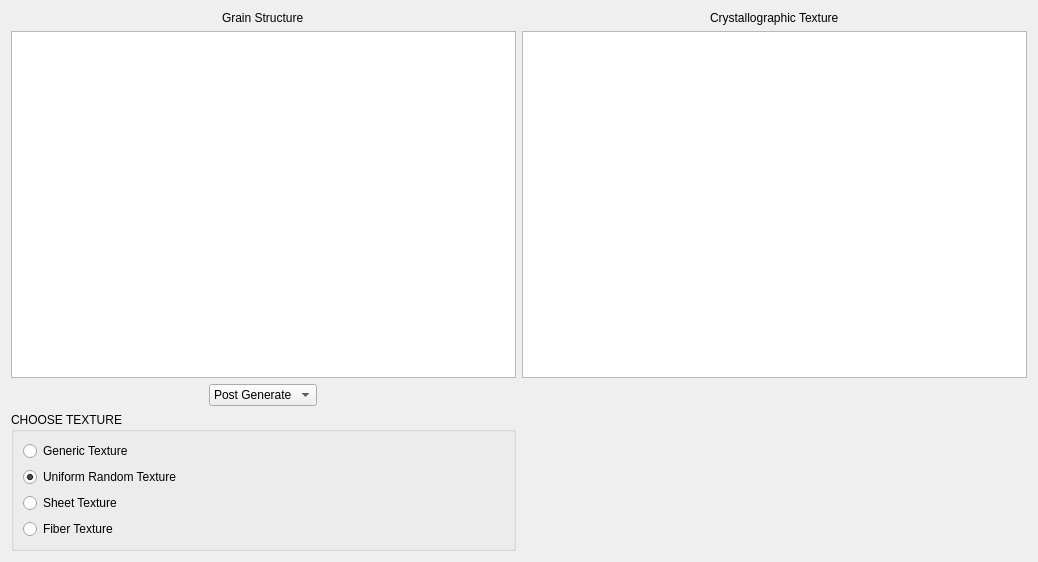
      <widget class="QWidget" name="scrollAreaWidgetContents_2">
       <property name="geometry">
        <rect>
         <x>0</x>
         <y>0</y>
         <width>1038</width>
         <height>562</height>
        </rect>
       </property>
       <layout class="QGridLayout" name="gridLayout_12">
        <item row="3" column="0">
         <widget class="QGroupBox" name="groupBox_2">
          <property name="title">
           <string>CHOOSE TEXTURE</string>
          </property>
          <layout class="QGridLayout" name="gridLayout_13">
           <item row="1" column="0">
            <widget class="QRadioButton" name="radioButton_generic">
             <property name="text">
              <string>Generic Texture</string>
             </property>
            </widget>
           </item>
           <item row="3" column="0">
            <widget class="QRadioButton" name="radioButton_sheet">
             <property name="text">
              <string>Sheet Texture</string>
             </property>
            </widget>
           </item>
           <item row="4" column="0">
            <widget class="QRadioButton" name="radioButton_fiber">
             <property name="text">
              <string>Fiber Texture</string>
             </property>
            </widget>
           </item>
           <item row="2" column="0">
            <widget class="QRadioButton" name="radioButton_random">
             <property name="text">
              <string>Uniform Random Texture</string>
             </property>
             <property name="checked">
              <bool>true</bool>
             </property>
            </widget>
           </item>
          </layout>
         </widget>
        </item>
        <item row="2" column="0" alignment="Qt::AlignHCenter">
         <widget class="QComboBox" name="comboBox_prepost">
          <item>
           <property name="text">
            <string>Post Generate</string>
           </property>
          </item>
          <item>
           <property name="text">
            <string>Pre Generate</string>
           </property>
          </item>
         </widget>
        </item>
        <item row="1" column="2">
         <widget class="QTreeView" name="treeView_Texture"/>
        </item>
        <item row="0" column="0" alignment="Qt::AlignHCenter">
         <widget class="QLabel" name="label_19">
          <property name="text">
           <string>Grain Structure</string>
          </property>
         </widget>
        </item>
        <item row="0" column="2" alignment="Qt::AlignHCenter">
         <widget class="QLabel" name="label_20">
          <property name="text">
           <string>Crystallographic Texture</string>
          </property>
         </widget>
        </item>
        <item row="1" column="0">
         <widget class="QTreeView" name="treeView_Morphology"/>
        </item>
       </layout>
      </widget>
